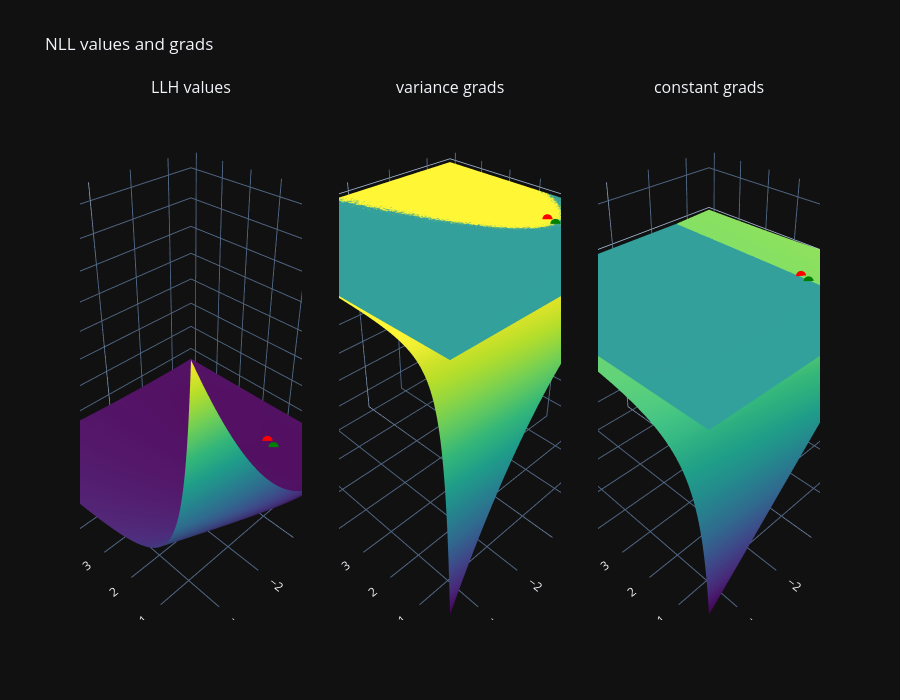

Here is the notebook cell this chart was saved with:
### Code cell
fig = make_subplots(
    rows=1, cols=3,
    subplot_titles=['LLH values', 'variance grads', 'constant grads'],
    specs=[[{'type': 'surface'}, {'type': 'surface'}, {'type': 'surface'}],],
    horizontal_spacing=0.05,
    vertical_spacing=0.1,
)

# --- VALUES ---

fig.add_trace(go.Surface(x=csts, y=vrs, z=np.asarray(llh_values), showscale=False, colorscale='Viridis'), row=1, col=1)

fig.add_trace(go.Scatter3d(
    x=[orig_const], y=[orig_var], z=[llh_from_hps(orig_const, orig_var)],
    mode='markers', marker=dict(size=6, color='red'),
    showlegend=False,
), row=1, col=1)

fig.add_trace(go.Scatter3d(
    x=[csts[const_opt].item()], y=[vrs[var_opt].item()], z=[llh_values[var_opt, const_opt].item()],
    mode='markers', marker=dict(size=6, color='green'),
    name=f'Optimal HPs (constant={csts[const_opt].item():.2f}, variance={vrs[var_opt].item():.2f})',
    showlegend=False,
), row=1, col=1)

# --- GRADS (slope) ---

fig.add_trace(go.Surface(x=csts, y=vrs, z=np.asarray(llh_grads[1]), showscale=False, colorscale='Viridis'), row=1, col=2)

fig.add_trace(go.Surface(x=csts, y=vrs, z=np.asarray(jnp.zeros_like(llh_grads[1])), showscale=False, colorscale='Viridis'), row=1, col=2)

fig.add_trace(go.Scatter3d(
    x=[orig_const], y=[orig_var], z=[grad(llh_from_hps, argnums=(0, 1))(orig_const, orig_var)[1]],
    mode='markers', marker=dict(size=6, color='red'),
    showlegend=False,
), row=1, col=2)

fig.add_trace(go.Scatter3d(
    x=[csts[const_opt].item()], y=[vrs[var_opt].item()], z=[llh_grads[1][var_opt, const_opt].item()],
    mode='markers', marker=dict(size=6, color='green'),
    name=f'Optimal HPs (constant={csts[const_opt].item():.2f}, variance={vrs[var_opt].item():.2f})',
    showlegend=False,
), row=1, col=2)

# --- GRADS (intercept) ---

fig.add_trace(go.Surface(x=csts, y=vrs, z=np.asarray(llh_grads[0]), showscale=False, colorscale='Viridis'), row=1, col=3)

fig.add_trace(go.Surface(x=csts, y=vrs, z=np.asarray(jnp.zeros_like(llh_grads[0])), showscale=False, colorscale='Viridis'), row=1, col=3)

fig.add_trace(go.Scatter3d(
    x=[orig_const], y=[orig_var], z=[grad(llh_from_hps, argnums=(0, 1))(orig_const, orig_var)[0]],
    mode='markers', marker=dict(size=6, color='red'),
    showlegend=False,
), row=1, col=3)

fig.add_trace(go.Scatter3d(
    x=[csts[const_opt].item()], y=[vrs[var_opt].item()], z=[llh_grads[0][var_opt, const_opt].item()],
    mode='markers', marker=dict(size=6, color='green'),
	name=f'Optimal HPs (constant={csts[const_opt].item():.2f}, variance={vrs[var_opt].item():.2f})',
    showlegend=False,
), row=1, col=3)

fig.update_layout(
    title='NLL values and grads',
    scene =dict(xaxis_title='constant', yaxis_title='variance', zaxis_title='NLL values', xaxis_autorange='reversed', yaxis_autorange='reversed'),
    scene2=dict(xaxis_title='constant', yaxis_title='variance', zaxis_title='NLL grads - variance', xaxis_autorange='reversed', yaxis_autorange='reversed'),
    scene3=dict(xaxis_title='constant', yaxis_title='variance', zaxis_title='NLL grads - constant', xaxis_autorange='reversed', yaxis_autorange='reversed'),
	height=700
)

fig.show()

### Figure 1 — Plotly figure (JSON) as saved in the notebook; plotly's stock layout.template omitted (floating-point values rounded to 4 significant figures; data arrays with more than 128 entries replaced by an {"elided": "..."} marker saying what was removed)
{"data": [{"colorscale": [[0.0, "#440154"], [0.1111, "#482878"], [0.2222, "#3e4989"], [0.3333, "#31688e"], [0.4444, "#26828e"], [0.5556, "#1f9e89"], [0.6667, "#35b779"], [0.7778, "#6ece58"], [0.8889, "#b5de2b"], [1.0, "#fde725"]], "showscale": false, "x": [-5.0, -4.796, -4.592, -4.388, -4.184, -3.98, -3.776, -3.571, -3.367, -3.163, -2.959, -2.755, -2.551, -2.347, -2.143, -1.939, -1.735, -1.531, -1.327, -1.122, -0.9184, -0.7143, -0.5102, -0.3061, -0.102, 0.102, 0.3061, 0.5102, 0.7143, 0.9184, 1.122, 1.327, 1.531, 1.735, 1.939, 2.143, 2.347, 2.551, 2.755, 2.959, 3.163, 3.367, 3.571, 3.776, 3.98, 4.184, 4.388, 4.592, 4.796, 5.0], "y": [0.25, 0.2586, 0.2674, 0.2766, 0.286, 0.2958, 0.3059, 0.3164, 0.3273, 0.3385, 0.35, 0.362, 0.3744, 0.3872, 0.4005, 0.4142, 0.4284, 0.443, 0.4582, 0.4739, 0.4901, 0.5069, 0.5242, 0.5422, 0.5607, 0.5799, 0.5998, 0.6203, 0.6416, 0.6635, 0.6862, 0.7097, 0.734, 0.7591, 0.7851, 0.812, 0.8398, 0.8686, 0.8983, 0.929, 0.9608, 0.9937, 1.028, 1.063, 1.099, 1.137, 1.176, 1.216, 1.258, 1.301, 1.345, 1.391, 1.439, 1.488, 1.539, 1.592, 1.646, 1.703, 1.761, 1.821, 1.884, 1.948, 2.015, 2.084, 2.155, 2.229, 2.305, 2.384, 2.466, 2.55, 2.637, 2.728, 2.821, 2.918, 3.018, 3.121, 3.228, 3.338, 3.452, 3.571, 3.693, 3.819, 3.95, 4.085, 4.225, 4.37, 4.519, 4.674, 4.834, 4.999, 5.171, 5.348, 5.531, 5.72, 5.916, 6.118, 6.328, 6.544, 6.768, 7.0], "z": {"elided": "100x50 float values"}, "type": "surface", "scene": "scene"}, {"marker": {"color": "red", "size": 6}, "mode": "markers", "showlegend": false, "x": [3.076], "y": [2.592], "z": [-465.5], "type": "scatter3d", "scene": "scene"}, {"marker": {"color": "green", "size": 6}, "mode": "markers", "name": "Optimal HPs (constant=2.96, variance=2.31)", "showlegend": false, "x": [2.959], "y": [2.305], "z": [-465.5], "type": "scatter3d", "scene": "scene"}, {"colorscale": [[0.0, "#440154"], [0.1111, "#482878"], [0.2222, "#3e4989"], [0.3333, "#31688e"], [0.4444, "#26828e"], [0.5556, "#1f9e89"], [0.6667, "#35b779"], [0.7778, "#6ece58"], [0.8889, "#b5de2b"], [1.0, "#fde725"]], "showscale": false, "x": [-5.0, -4.796, -4.592, -4.388, -4.184, -3.98, -3.776, -3.571, -3.367, -3.163, -2.959, -2.755, -2.551, -2.347, -2.143, -1.939, -1.735, -1.531, -1.327, -1.122, -0.9184, -0.7143, -0.5102, -0.3061, -0.102, 0.102, 0.3061, 0.5102, 0.7143, 0.9184, 1.122, 1.327, 1.531, 1.735, 1.939, 2.143, 2.347, 2.551, 2.755, 2.959, 3.163, 3.367, 3.571, 3.776, 3.98, 4.184, 4.388, 4.592, 4.796, 5.0], "y": [0.25, 0.2586, 0.2674, 0.2766, 0.286, 0.2958, 0.3059, 0.3164, 0.3273, 0.3385, 0.35, 0.362, 0.3744, 0.3872, 0.4005, 0.4142, 0.4284, 0.443, 0.4582, 0.4739, 0.4901, 0.5069, 0.5242, 0.5422, 0.5607, 0.5799, 0.5998, 0.6203, 0.6416, 0.6635, 0.6862, 0.7097, 0.734, 0.7591, 0.7851, 0.812, 0.8398, 0.8686, 0.8983, 0.929, 0.9608, 0.9937, 1.028, 1.063, 1.099, 1.137, 1.176, 1.216, 1.258, 1.301, 1.345, 1.391, 1.439, 1.488, 1.539, 1.592, 1.646, 1.703, 1.761, 1.821, 1.884, 1.948, 2.015, 2.084, 2.155, 2.229, 2.305, 2.384, 2.466, 2.55, 2.637, 2.728, 2.821, 2.918, 3.018, 3.121, 3.228, 3.338, 3.452, 3.571, 3.693, 3.819, 3.95, 4.085, 4.225, 4.37, 4.519, 4.674, 4.834, 4.999, 5.171, 5.348, 5.531, 5.72, 5.916, 6.118, 6.328, 6.544, 6.768, 7.0], "z": {"elided": "100x50 float values"}, "type": "surface", "scene": "scene2"}, {"colorscale": [[0.0, "#440154"], [0.1111, "#482878"], [0.2222, "#3e4989"], [0.3333, "#31688e"], [0.4444, "#26828e"], [0.5556, "#1f9e89"], [0.6667, "#35b779"], [0.7778, "#6ece58"], [0.8889, "#b5de2b"], [1.0, "#fde725"]], "showscale": false, "x": [-5.0, -4.796, -4.592, -4.388, -4.184, -3.98, -3.776, -3.571, -3.367, -3.163, -2.959, -2.755, -2.551, -2.347, -2.143, -1.939, -1.735, -1.531, -1.327, -1.122, -0.9184, -0.7143, -0.5102, -0.3061, -0.102, 0.102, 0.3061, 0.5102, 0.7143, 0.9184, 1.122, 1.327, 1.531, 1.735, 1.939, 2.143, 2.347, 2.551, 2.755, 2.959, 3.163, 3.367, 3.571, 3.776, 3.98, 4.184, 4.388, 4.592, 4.796, 5.0], "y": [0.25, 0.2586, 0.2674, 0.2766, 0.286, 0.2958, 0.3059, 0.3164, 0.3273, 0.3385, 0.35, 0.362, 0.3744, 0.3872, 0.4005, 0.4142, 0.4284, 0.443, 0.4582, 0.4739, 0.4901, 0.5069, 0.5242, 0.5422, 0.5607, 0.5799, 0.5998, 0.6203, 0.6416, 0.6635, 0.6862, 0.7097, 0.734, 0.7591, 0.7851, 0.812, 0.8398, 0.8686, 0.8983, 0.929, 0.9608, 0.9937, 1.028, 1.063, 1.099, 1.137, 1.176, 1.216, 1.258, 1.301, 1.345, 1.391, 1.439, 1.488, 1.539, 1.592, 1.646, 1.703, 1.761, 1.821, 1.884, 1.948, 2.015, 2.084, 2.155, 2.229, 2.305, 2.384, 2.466, 2.55, 2.637, 2.728, 2.821, 2.918, 3.018, 3.121, 3.228, 3.338, 3.452, 3.571, 3.693, 3.819, 3.95, 4.085, 4.225, 4.37, 4.519, 4.674, 4.834, 4.999, 5.171, 5.348, 5.531, 5.72, 5.916, 6.118, 6.328, 6.544, 6.768, 7.0], "z": {"elided": "100x50 float values"}, "type": "surface", "scene": "scene2"}, {"marker": {"color": "red", "size": 6}, "mode": "markers", "showlegend": false, "x": [3.076], "y": [2.592], "z": [0.2097], "type": "scatter3d", "scene": "scene2"}, {"marker": {"color": "green", "size": 6}, "mode": "markers", "name": "Optimal HPs (constant=2.96, variance=2.31)", "showlegend": false, "x": [2.959], "y": [2.305], "z": [0.01587], "type": "scatter3d", "scene": "scene2"}, {"colorscale": [[0.0, "#440154"], [0.1111, "#482878"], [0.2222, "#3e4989"], [0.3333, "#31688e"], [0.4444, "#26828e"], [0.5556, "#1f9e89"], [0.6667, "#35b779"], [0.7778, "#6ece58"], [0.8889, "#b5de2b"], [1.0, "#fde725"]], "showscale": false, "x": [-5.0, -4.796, -4.592, -4.388, -4.184, -3.98, -3.776, -3.571, -3.367, -3.163, -2.959, -2.755, -2.551, -2.347, -2.143, -1.939, -1.735, -1.531, -1.327, -1.122, -0.9184, -0.7143, -0.5102, -0.3061, -0.102, 0.102, 0.3061, 0.5102, 0.7143, 0.9184, 1.122, 1.327, 1.531, 1.735, 1.939, 2.143, 2.347, 2.551, 2.755, 2.959, 3.163, 3.367, 3.571, 3.776, 3.98, 4.184, 4.388, 4.592, 4.796, 5.0], "y": [0.25, 0.2586, 0.2674, 0.2766, 0.286, 0.2958, 0.3059, 0.3164, 0.3273, 0.3385, 0.35, 0.362, 0.3744, 0.3872, 0.4005, 0.4142, 0.4284, 0.443, 0.4582, 0.4739, 0.4901, 0.5069, 0.5242, 0.5422, 0.5607, 0.5799, 0.5998, 0.6203, 0.6416, 0.6635, 0.6862, 0.7097, 0.734, 0.7591, 0.7851, 0.812, 0.8398, 0.8686, 0.8983, 0.929, 0.9608, 0.9937, 1.028, 1.063, 1.099, 1.137, 1.176, 1.216, 1.258, 1.301, 1.345, 1.391, 1.439, 1.488, 1.539, 1.592, 1.646, 1.703, 1.761, 1.821, 1.884, 1.948, 2.015, 2.084, 2.155, 2.229, 2.305, 2.384, 2.466, 2.55, 2.637, 2.728, 2.821, 2.918, 3.018, 3.121, 3.228, 3.338, 3.452, 3.571, 3.693, 3.819, 3.95, 4.085, 4.225, 4.37, 4.519, 4.674, 4.834, 4.999, 5.171, 5.348, 5.531, 5.72, 5.916, 6.118, 6.328, 6.544, 6.768, 7.0], "z": {"elided": "100x50 float values"}, "type": "surface", "scene": "scene3"}, {"colorscale": [[0.0, "#440154"], [0.1111, "#482878"], [0.2222, "#3e4989"], [0.3333, "#31688e"], [0.4444, "#26828e"], [0.5556, "#1f9e89"], [0.6667, "#35b779"], [0.7778, "#6ece58"], [0.8889, "#b5de2b"], [1.0, "#fde725"]], "showscale": false, "x": [-5.0, -4.796, -4.592, -4.388, -4.184, -3.98, -3.776, -3.571, -3.367, -3.163, -2.959, -2.755, -2.551, -2.347, -2.143, -1.939, -1.735, -1.531, -1.327, -1.122, -0.9184, -0.7143, -0.5102, -0.3061, -0.102, 0.102, 0.3061, 0.5102, 0.7143, 0.9184, 1.122, 1.327, 1.531, 1.735, 1.939, 2.143, 2.347, 2.551, 2.755, 2.959, 3.163, 3.367, 3.571, 3.776, 3.98, 4.184, 4.388, 4.592, 4.796, 5.0], "y": [0.25, 0.2586, 0.2674, 0.2766, 0.286, 0.2958, 0.3059, 0.3164, 0.3273, 0.3385, 0.35, 0.362, 0.3744, 0.3872, 0.4005, 0.4142, 0.4284, 0.443, 0.4582, 0.4739, 0.4901, 0.5069, 0.5242, 0.5422, 0.5607, 0.5799, 0.5998, 0.6203, 0.6416, 0.6635, 0.6862, 0.7097, 0.734, 0.7591, 0.7851, 0.812, 0.8398, 0.8686, 0.8983, 0.929, 0.9608, 0.9937, 1.028, 1.063, 1.099, 1.137, 1.176, 1.216, 1.258, 1.301, 1.345, 1.391, 1.439, 1.488, 1.539, 1.592, 1.646, 1.703, 1.761, 1.821, 1.884, 1.948, 2.015, 2.084, 2.155, 2.229, 2.305, 2.384, 2.466, 2.55, 2.637, 2.728, 2.821, 2.918, 3.018, 3.121, 3.228, 3.338, 3.452, 3.571, 3.693, 3.819, 3.95, 4.085, 4.225, 4.37, 4.519, 4.674, 4.834, 4.999, 5.171, 5.348, 5.531, 5.72, 5.916, 6.118, 6.328, 6.544, 6.768, 7.0], "z": {"elided": "100x50 float values"}, "type": "surface", "scene": "scene3"}, {"marker": {"color": "red", "size": 6}, "mode": "markers", "showlegend": false, "x": [3.076], "y": [2.592], "z": [0.06166], "type": "scatter3d", "scene": "scene3"}, {"marker": {"color": "green", "size": 6}, "mode": "markers", "name": "Optimal HPs (constant=2.96, variance=2.31)", "showlegend": false, "x": [2.959], "y": [2.305], "z": [-0.0743], "type": "scatter3d", "scene": "scene3"}], "layout": {"scene": {"domain": {"x": [0.0, 0.3], "y": [0.0, 1.0]}, "xaxis": {"title": {"text": "constant"}, "autorange": "reversed"}, "yaxis": {"title": {"text": "variance"}, "autorange": "reversed"}, "zaxis": {"title": {"text": "NLL values"}}}, "scene2": {"domain": {"x": [0.35, 0.65], "y": [0.0, 1.0]}, "xaxis": {"title": {"text": "constant"}, "autorange": "reversed"}, "yaxis": {"title": {"text": "variance"}, "autorange": "reversed"}, "zaxis": {"title": {"text": "NLL grads - variance"}}}, "scene3": {"domain": {"x": [0.7, 1.0], "y": [0.0, 1.0]}, "xaxis": {"title": {"text": "constant"}, "autorange": "reversed"}, "yaxis": {"title": {"text": "variance"}, "autorange": "reversed"}, "zaxis": {"title": {"text": "NLL grads - constant"}}}, "annotations": [{"font": {"size": 16}, "showarrow": false, "text": "LLH values", "x": 0.15, "xanchor": "center", "xref": "paper", "y": 1.0, "yanchor": "bottom", "yref": "paper"}, {"font": {"size": 16}, "showarrow": false, "text": "variance grads", "x": 0.5, "xanchor": "center", "xref": "paper", "y": 1.0, "yanchor": "bottom", "yref": "paper"}, {"font": {"size": 16}, "showarrow": false, "text": "constant grads", "x": 0.85, "xanchor": "center", "xref": "paper", "y": 1.0, "yanchor": "bottom", "yref": "paper"}], "title": {"text": "NLL values and grads"}, "height": 700}}
